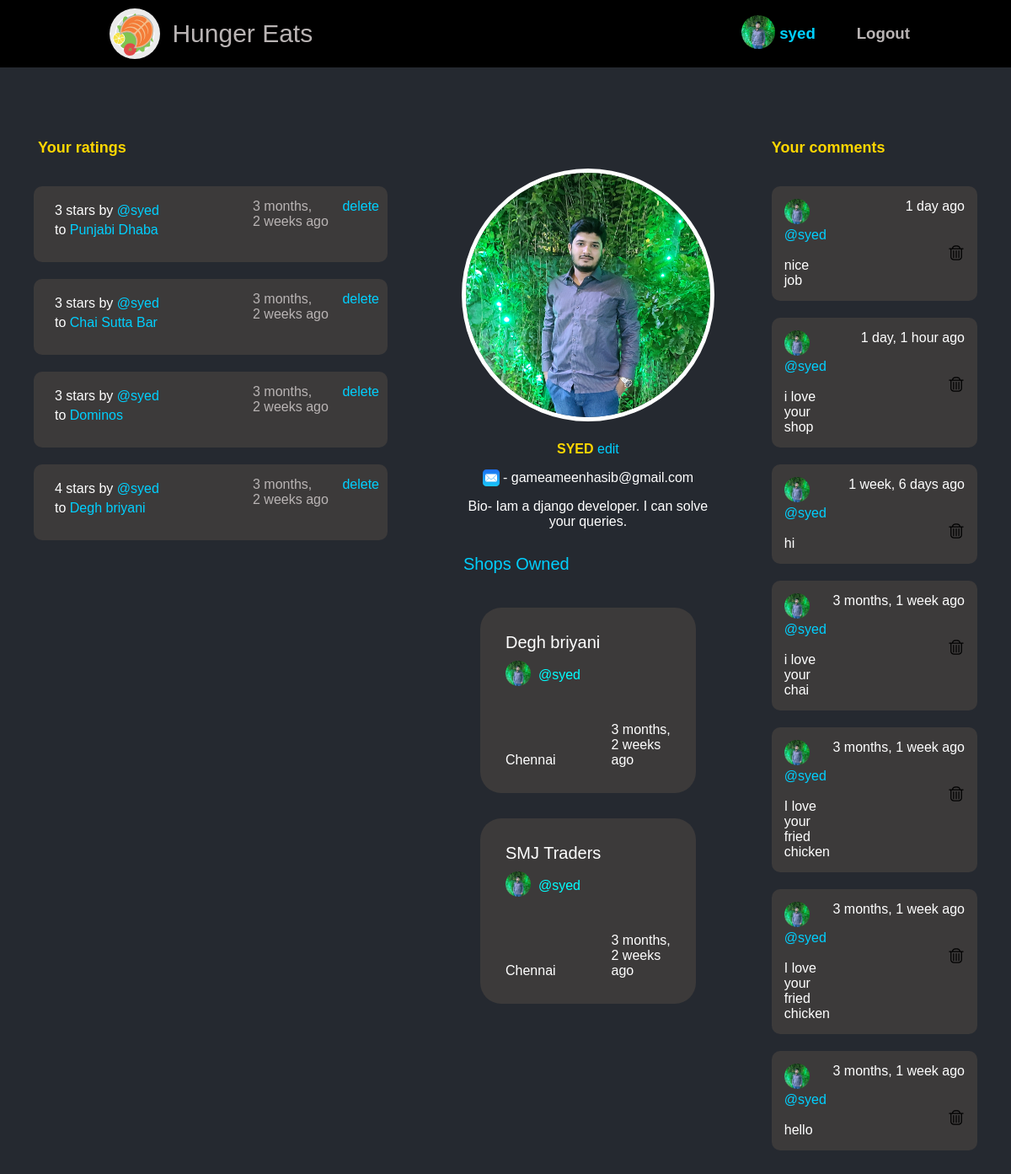
The page /profile/1/ (signed in) on the database as committed earlier.
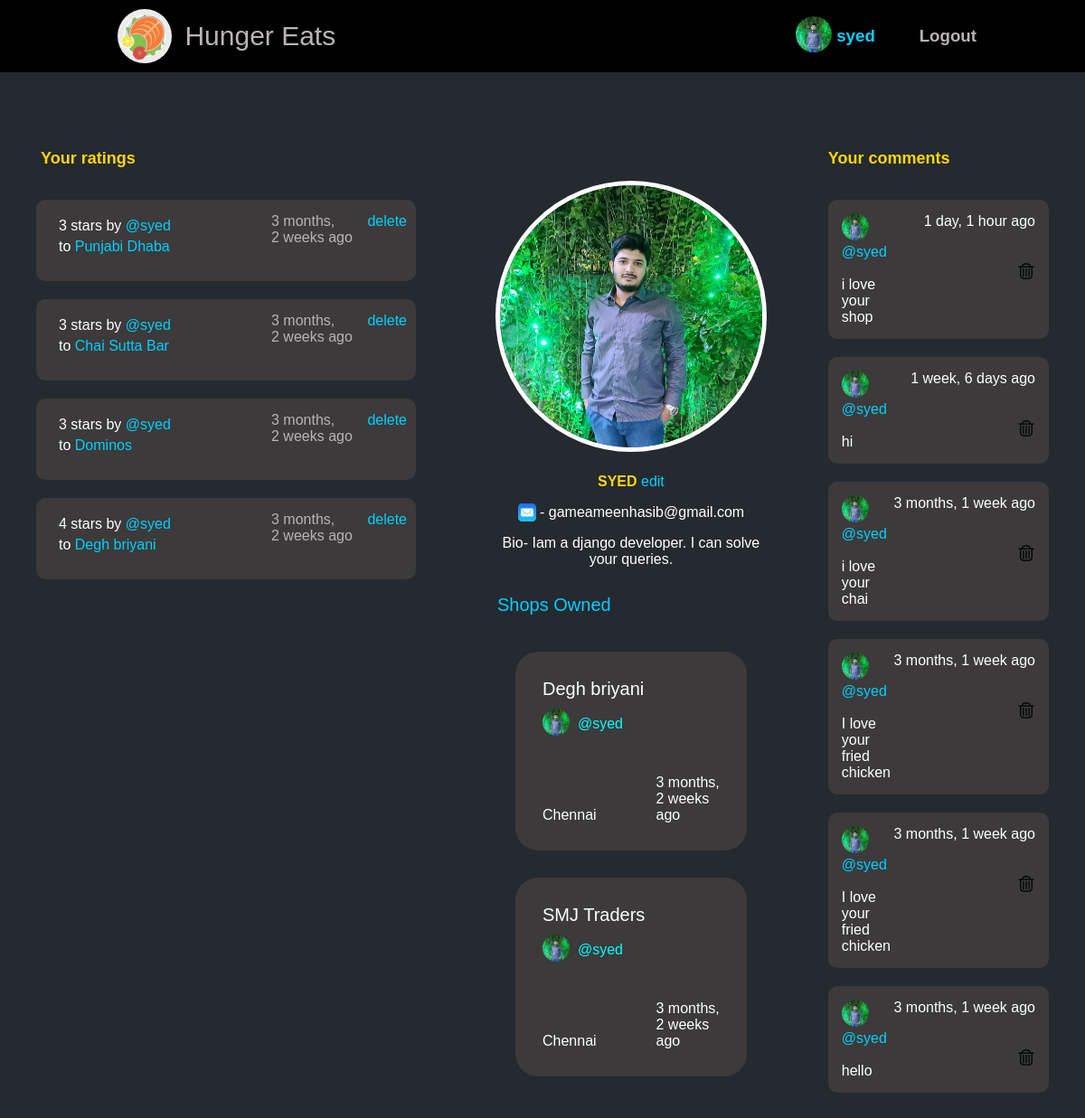
The same page on the database as committed later.
### hunger/models.py (models this page shows, shortened)
class User(AbstractUser):
    email=models.EmailField(null=True)
    bio=models.TextField(null=True)
    avatar=models.ImageField(null=True,default="avatar.svg")

class Ratings(models.Model):
    user=models.ForeignKey(User,on_delete=models.CASCADE)
    shopname=models.ForeignKey(Shop,on_delete=models.CASCADE,related_name="shopname",null=True)
    stars=models.PositiveIntegerField(default=1,validators=[MaxValueValidator(5),MinValueValidator(1)] )
    updated =models.DateTimeField(auto_now=True)
    created=models.DateTimeField(auto_now_add=True)
    class Meta:
        ordering=['-updated','-created']

class Shop(models.Model):
    item=models.ForeignKey("Items", blank=True,on_delete=models.SET_NULL,null=True, related_name="items")
    shop_name=models.CharField(max_length=100 ,blank=True,unique=True)
    phone=models.TextField(validators=[MinLengthValidator(10),MaxLengthValidator(10)],null=True,blank=True)
    email=models.EmailField(max_length=50,null=True,blank=True)
    shop_host=models.ForeignKey(User,on_delete=models.SET_NULL,null=True)
    description=models.TextField(max_length=200,null=True)
    location=models.TextField(max_length=100,null=True)
    updated =models.DateTimeField(auto_now=True)
    created=models.DateTimeField(auto_now_add=True)
    shop_image=models.ImageField(null=True,default="vegetables-set-left-black-slate.jpg")
    class Meta:
        ordering=['shop_name']
    def __str__(self):
        return self.shop_name

class Message(models.Model):
    user=models.ForeignKey(User,on_delete=models.CASCADE)
    shop=models.ForeignKey(Shop,on_delete=models.CASCADE)
    body=models.TextField(null=True,blank=True)
    updated =models.DateTimeField(auto_now=True)
    created=models.DateTimeField(auto_now_add=True)
    class Meta:
        ordering=['-updated','-created']

### hunger/views.py (the view)
# urls.py: path('profile/<str:pk>/',views.profilepage,name="profile"),
@login_required(login_url='login')
def profilepage(request,pk):
    user=User.objects.get(id=pk)
    shops=user.shop_set.all()
    rating=Ratings.objects.all()
    ratings=rating.filter(user_id=pk)
    comments=Message.objects.filter(user_id=pk)
    context={'user':user,'ratings':ratings,'comments':comments,'shops':shops}
    return render(request,'hunger/profile.html',context)

### hunger/templates/hunger/profile.html (shortened to what this page needs)
{% extends 'index.html' %}
{% block content %}
<div id="spacing"></div>
<div id="profilepage">
    <div id="profile_div_1"> <div id="rating_1">  {% if request.user.username == user.username %}
          <b>Your ratings </b>
          {% else %}
          <b>{{user.username}} ratings </b>
           {% endif %}
    </div>
     <div> {% include 'hunger/rating-component.html' %}</div>
    </div>
   <div id="profile_div_2">
    <div id="profile3">
        <div> <img id="mainphoto" src="{{  user.avatar.url }}" alt=""> </div>
       <div id="profile_info_1">
       <b> {{user.username.upper}} </b>  {% if request.user == user %} <a href="{% url 'update-user' %}">edit</a> {% endif %}
        <br>
        <div id="profile_info_2">
             - {{user.email}} </div>
        {% if user.bio != None %}
        <div id="profile_info_3">
          Bio- {{user.bio}}
        {% endif %} </div> </div>
    </div>
    <div id="shops_owned_profile_1">
         <div id="shop_profile_1">Shops Owned  </div>
        {% include 'hunger/shop-available.html' %}
         </div>
   </div>
   <div id="profile_div_3"> <div id="comments_1">
    {% if request.user.username == user.username %}
          <b>Your comments </b>
           {% else %}
           <b>{{user.username}} comments </b>
            {% endif %} </div>
    <div> {% include 'hunger/shop-comments.html' %}  </div>
     </div>
   </div>
{% endblock %}

### templates/index.html (shortened to what this page needs)
<!DOCTYPE html>
{% load static %}
<html lang="en">
  <head>
     <link rel="stylesheet" href="{% static 'css/home.css' %}">
     <link rel="stylesheet" href="{% static 'css/base.css' %}">
  </head>
  <body>
    {% include 'nav.html' %}
    {% block content %}
    {% endblock %}
  </body>
</html>

### templates/nav.html (shortened to what this page needs)
{% block content %} {% load static %}
 <div id="for-navbar">
  <div id="heading">
    <div id="h11">
      <a href="{% url 'home' %}">
        <div id="headingsvg">
          <div id="svg_1">
          </div>
          <div id="headingtext">Hunger Eats</div>
        </div>
      </a>
    </div>
    <div>
      <h3>
        <div id="heading2">
          {% if request.user.is_authenticated %}
          <div>
            <div id="heading3">
              <div>
                <img
                  id="profilephoto"
                  src="{{request.user.avatar.url}}"
                  alt=""
                />
              </div>
              <div>
                <a href="{% url 'profile' request.user.id %}">
                  {{request.user}}
                </a>
              </div>
            </div>
          </div>
          <div id="logout1">
            <a href="{% url 'logout' %}">Logout</a>
          </div>
        </div>
        {% endif %}
      </h3>
    </div>
  </div>
</div>
{% endblock %}

### hunger/templates/hunger/rating-component.html
<div class="main11">
{% for rating in ratings %}
<div id="rating-2">
<div id="for-items">
  <div>
    <div id="rating-3">      {{rating.stars}} stars by
      <a href="{% url 'profile' rating.user.id %}">
        @{{rating.user}}
      </a> </div>
    <div id="rating-4"> to <a href="{% url 'shop' rating.shopname.id  %}"> {{rating.shopname}}</a> </div>
  </div>
  <div id="rating-5">
    {{rating.created|timesince}} ago  &nbsp;
    {% url  'profile' rating.user.id  as profile %}
    {% if request.user == rating.user and  request.get_full_path == profile  %}
    <div>
    <a href="{% url 'delete-rating' rating.id %}"> delete </a>
  </div>
    {% endif %}
  </div>
</div>
</div>
{% endfor %}
</div>

### hunger/templates/hunger/shop-available.html
<div class="main11">
  {% for shop in shops %}
  <a class="shop_hovering" href="{% url 'shop' shop.id  %}">
    <div id="shop_body">
      <div class="shop_griding">
        <div id="shop_1">
          <div id="shop_11">
            <div id="shop_111">{{shop.shop_name}}</div>
            <div id="shop_112">
              <div>
                <img
                  id="profilepic"
                  src="{{shop.shop_host.avatar.url}}"
                  alt=""
                />
              </div>&nbsp;&nbsp;
              <div id="shop_113">@{{shop.shop_host}}</div>
            </div>
          </div>
          <div id="shop_12"><div id="shop_13">{{shop.location}}</div></div>
        </div>
        <div id="shop_2">
          <div id="shop_time">{{shop.created|timesince}} ago</div>
        </div>
      </div>
    </div>
  </a>
  {% endfor %}
</div>

### hunger/templates/hunger/shop-comments.html (shortened to what this page needs)
<div class="main11">
  {% for comment in comments %}
  <div id="comment_1">
    <div>
      <a href="{% url 'profile' comment.user.id %}">
        <img id="profilepic" src="{{comment.user.avatar.url}}" alt="" />
        @{{comment.user}}</a
      >
      <br />
      <br />
      <div id="comment_body">
        {{comment.body}}
      </div>
    </div>
    <div id="comment_time">
      {{comment.created|timesince}} ago
      <br>
      {% if comment.user == request.user %}
      <br>
      <br>
      <a href="{% url 'delete-message' comment.id %}">
      </a>
      {% endif %}
    </div>
  </div>
  {% endfor %}
</div>

### static/css/home.css (style rules this page uses)
#for-items { display: grid; grid-template-columns: 2fr 1fr; }
#profilephoto { width: 40px; height: 40px; border-radius: 20px; background-size: cover; }
#profilepic { width: 30px; height: 30px; border-radius: 15px; }
#mainphoto { width: 300px; height: 300px; border-radius: 150px; border: 5px solid rgb(255, 255, 255); }
#profilepage { display: grid; grid-template-columns: 2fr 3fr 2fr ; }
#profile3 { justify-items: center; text-align: center; }

### static/css/base.css (style rules this page uses)
* { box-sizing: border-box; margin: 0; padding: 0; color: rgb(0, 0, 0); }
body { background-color: rgb(37, 41, 48); font-family: "Gill Sans", "Gill Sans MT", Calibri, "Trebuchet MS", sans-serif; }
a { text-decoration: none; color: rgb(0, 208, 255); }
.main11 { overflow: scroll; height: auto; }
#shop_body { height: 220px; margin: 30px; background-color: rgb(60, 58, 58); padding: 30px; border-radius: 25px; }
.shop_griding { display: grid; grid-template-columns: 2fr 1fr; }
#shop_11 { height: 80px; }
#shop_111 { color: white; font-size: 20px; }
#shop_112 { display: flex; align-items: center; padding-top: 10px; }
#shop_113 { color: cyan; }
#shop_12 { display: flex; align-items: flex-end; height: 80px; }
#shop_2 { height: auto; display: flex; align-items: flex-end; justify-content: end; }
#shop_time { color: white; }
#shop_13 { color: white; }
#rating-2 { width: 420px; height: 90px; background-color: rgb(60, 58, 58); border-radius: 10px; margin: 20px; padding:5px 10px; }
#rating-3 { padding: 15px 0px 5px 15px; color: white; }
#rating-4 { color: white; padding-left: 15px; }
#rating-5 { width: 150px; padding-top: 10px; color: rgb(185, 180, 180); display: flex; }
#for-navbar { background-color: rgb(0, 0, 0); width: 100% ; height: 80px; display: flex; justify-content: center; }
#heading { width: 80%; height: 80px; display: grid; grid-template-columns: 2fr 0.5fr; }
#headingsvg { height: 80px; display: grid; grid-template-columns: 0.25fr 2fr; }
#svg_1 { padding: 10px; height: 80px; }
#headingtext { height: 80px; display: flex; align-items: center; color: rgb(185, 180, 180); font-size: 30px; font-family: 'Gill Sans', 'Gill Sans MT', Calibri, 'Trebuchet MS', sans-serif; }
#heading2 { width: 200px; height: 80px; display: flex; justify-content: space-between; align-items: center; }
#heading3 { height: 40px; display: flex; align-items: center; }
#logout1 a { color: rgb(185, 180, 180); }
#svg3 { transform: translateY(5px); }
#comment_1 { display: grid; grid-template-columns: 2fr 1fr; border-radius: 10px; background-color: rgb(60, 58, 58); margin-bottom: 20px; margin-top: 20px; padding: 15px; }
#comment_body { color: white; }
#comment_time { color: white; text-align: end; width: 160px; }
#spacing { height: 50px; width: 100%; }
#rating_1 { width: auto; padding: 15px; margin-left: 10px; }
#rating_1 b { color: gold; font-size: large; font-family: 'Lucida Sans', 'Lucida Sans Regular', 'Lucida Grande', 'Lucida Sans Unicode', Geneva, Verdana, sans-serif; }
#comments_1 { width: auto; padding-top: 15px; padding-bottom: 15px; }
#comments_1 b { color: gold; font-size: large; font-family: 'Lucida Sans', 'Lucida Sans Regular', 'Lucida Grande', 'Lucida Sans Unicode', Geneva, Verdana, sans-serif; }
#profile_div_1 { margin: 20px; }
#profile_div_2 { margin: 20px; }
#profile_div_3 { margin: 20px; padding-right: 20px; }
#profile3 { margin-top: 50px; }
#profile_info_1 { margin: 20px; }
#profile_info_1 b { color: gold; }
#profile_info_2 { margin:10px; height: 30px; color: white; }
#profile_info_3 { color: white; }
#shops_owned_profile_1 { margin: 20px; }
#shop_profile_1 { padding: 10px; color: rgb(0, 208, 255); font-size: 20px; }

Rows that differ between the two databases and show on the page:
removed Message: user.avatar (picture), user "syed", body "nice job", created "1 day"
